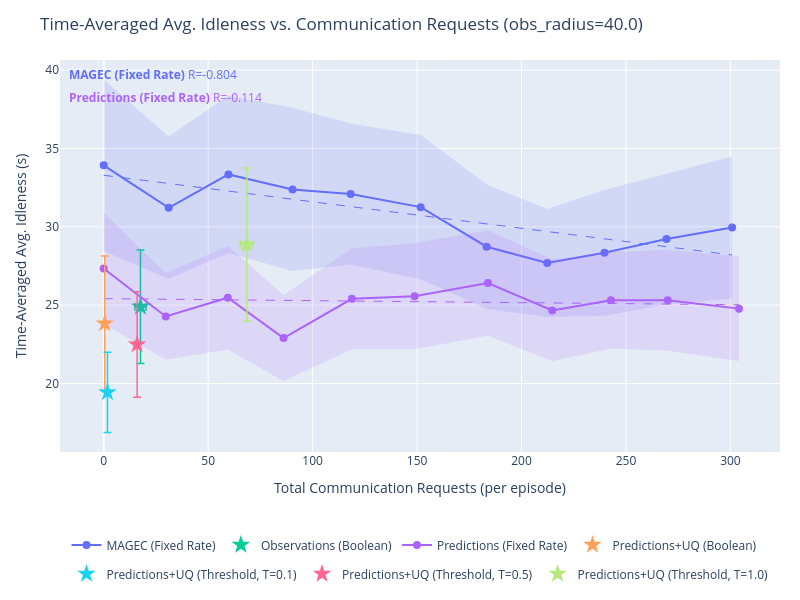

Here is the notebook cell this chart was saved with:
### Markdown cell above
## Idleness vs. Communication

### Code cell
import plotly.graph_objects as go
import plotly.express as px
import numpy as np
from plots import *

# SERIES_TO_PLOT = {"Learned Comms. + Prediction + UQ", "MAGEC"}
SERIES_TO_PLOT = None # Plot all

series_colors = {s: c for s, c in zip(output, px.colors.qualitative.Plotly)}


def get_requests(data):
    """Total communication requests per episode (mean over episodes)."""
    r = np.array(data['communication']['requests_made'][...])
    return float(np.mean(r.reshape(r.shape[0], -1).sum(axis=1)))


def get_requests_std(data):
    """Total communication requests per episode (SEM over episodes)."""
    r = np.array(data['communication']['requests_made'][...])
    per_episode = r.reshape(r.shape[0], -1).sum(axis=1)
    n = len(per_episode)
    return float(np.std(per_episode) / np.sqrt(n))


def get_idleness_mean(data):
    """Time-averaged avg. idleness, mean over episodes."""
    return float(np.mean(data['avg_idleness']))


def get_idleness_std(data):
    """Time-averaged avg. idleness, SEM over episodes."""
    n = len(data['avg_idleness'])
    return float(np.std(data['avg_idleness']) / np.sqrt(n))


for obs_radius in obs_radii:
    # Arbitrarily choose radius 40 for plotting.
    if obs_radius != 40.0:
        continue

    fig = go.Figure()
    r_annotations = []

    for series in output:
        if SERIES_TO_PLOT is not None and series not in SERIES_TO_PLOT:
            continue

        if "Ground Truth" in series:
            continue

        color = series_colors.get(series, '#888888')
        all_exps = list(output[series].keys())

        # Swept experiments: encoded as obs_radius_X_comms_Y
        swept_exps = sorted(
            [e for e in all_exps if f"obs_radius_{obs_radius:.1f}_comms_" in e and "Fixed Rate" in series],
            key=lambda e: float(e.split("_comms_")[1])
        )
        # Fixed (learned comms) experiments: encoded as obs_radius_X only
        fixed_exps = [e for e in all_exps if f"obs_radius_{obs_radius:.1f}" in e and not "Fixed Rate" in series]

        if swept_exps:
            comms_ps = [float(e.split("_comms_")[1]) for e in swept_exps]
            xs = [get_requests(output[series][e]) for e in swept_exps]
            ys = [get_idleness_mean(output[series][e]) for e in swept_exps]
            xs_std = [get_requests_std(output[series][e]) for e in swept_exps]
            ys_std = [get_idleness_std(output[series][e]) for e in swept_exps]

            fig.add_trace(go.Scatter(
                x=xs,
                y=ys,
                mode='lines+markers',
                name=series,
                line=dict(color=color),
                marker=dict(color=color, size=8),
                legendgroup=series,
                # error_x and error_y removed — replaced by shaded band below
                hovertemplate=[
                    f"{series}<br>comms_p={cp:.3f}<br>requests=%{{x:.1f}}<br>idleness=%{{y:.4f}}<extra></extra>"
                    for cp in comms_ps
                ],
            ))

            # SEM shaded band (y-direction)
            y_upper = [y + s for y, s in zip(ys, ys_std)]
            y_lower = [y - s for y, s in zip(ys, ys_std)]
            fig.add_trace(go.Scatter(
                x=xs + xs[::-1],
                y=y_upper + y_lower[::-1],
                fill='toself',
                fillcolor=color,
                line=dict(color='rgba(255,255,255,0)'),
                opacity=0.15,
                legendgroup=series,
                showlegend=False,
                hoverinfo='skip',
            ))

            # OLS trendline
            if len(xs) >= 2:
                x_trend, y_trend, r2 = fit_ols_trendline(xs, ys)
                fig.add_trace(go.Scatter(
                    x=x_trend,
                    y=y_trend,
                    mode='lines',
                    name=f"{series} (fit)",
                    line=dict(color=color, dash='dash', width=1),
                    legendgroup=series,
                    showlegend=False,
                    hoverinfo='skip',
                ))
                r_annotations.append(
                    dict(
                        text=f"<b>{series}</b> R={r2:.3f}",
                        xref='paper', yref='paper',
                        x=0.01,
                        y=0.99 - len(r_annotations) * 0.06,
                        xanchor='left', yanchor='top',
                        showarrow=False,
                        font=dict(color=color, size=12),
                    )
                )

        if fixed_exps:
            xs_f = [get_requests(output[series][e]) for e in fixed_exps]
            ys_f = [get_idleness_mean(output[series][e]) for e in fixed_exps]
            xs_std_f = [get_requests_std(output[series][e]) for e in fixed_exps]
            ys_std_f = [get_idleness_std(output[series][e]) for e in fixed_exps]
            fig.add_trace(go.Scatter(
                x=xs_f,
                y=ys_f,
                mode='markers',
                name=series,
                marker=dict(color=color, size=14, symbol='star'),
                legendgroup=series,
                showlegend=len(swept_exps) == 0,
                error_x=dict(array=xs_std_f, visible=True, color=color, thickness=1.5, width=4),
                error_y=dict(array=ys_std_f, visible=True, color=color, thickness=1.5, width=4),
                hovertemplate=f"{series}<br>requests=%{{x:.1f}}<br>idleness=%{{y:.4f}}<extra></extra>",
            ))

    fig.update_layout(
        title=f"Time-Averaged Avg. Idleness vs. Communication Requests (obs_radius={obs_radius:.1f})",
        xaxis_title="Total Communication Requests (per episode)",
        yaxis_title="Time-Averaged Avg. Idleness (s)",
        height=600,
        width=800,
        hovermode='closest',
        autosize=True,
        margin=dict(l=60, r=20, t=60, b=120),
        legend=dict(orientation='h', yanchor='top', y=-0.2, xanchor='center', x=0.5),
        annotations=r_annotations,
    )
    fig.show()

### Figure 1 — Plotly figure (JSON) as saved in the notebook; plotly's stock layout.template omitted (floating-point values rounded to 4 significant figures; data arrays with more than 128 entries replaced by an {"elided": "..."} marker saying what was removed)
{"data": [{"hovertemplate": ["MAGEC (Fixed Rate)<br>comms_p=0.000<br>requests=%{x:.1f}<br>idleness=%{y:.4f}<extra></extra>", "MAGEC (Fixed Rate)<br>comms_p=0.050<br>requests=%{x:.1f}<br>idleness=%{y:.4f}<extra></extra>", "MAGEC (Fixed Rate)<br>comms_p=0.100<br>requests=%{x:.1f}<br>idleness=%{y:.4f}<extra></extra>", "MAGEC (Fixed Rate)<br>comms_p=0.150<br>requests=%{x:.1f}<br>idleness=%{y:.4f}<extra></extra>", "MAGEC (Fixed Rate)<br>comms_p=0.200<br>requests=%{x:.1f}<br>idleness=%{y:.4f}<extra></extra>", "MAGEC (Fixed Rate)<br>comms_p=0.250<br>requests=%{x:.1f}<br>idleness=%{y:.4f}<extra></extra>", "MAGEC (Fixed Rate)<br>comms_p=0.300<br>requests=%{x:.1f}<br>idleness=%{y:.4f}<extra></extra>", "MAGEC (Fixed Rate)<br>comms_p=0.350<br>requests=%{x:.1f}<br>idleness=%{y:.4f}<extra></extra>", "MAGEC (Fixed Rate)<br>comms_p=0.400<br>requests=%{x:.1f}<br>idleness=%{y:.4f}<extra></extra>", "MAGEC (Fixed Rate)<br>comms_p=0.450<br>requests=%{x:.1f}<br>idleness=%{y:.4f}<extra></extra>", "MAGEC (Fixed Rate)<br>comms_p=0.500<br>requests=%{x:.1f}<br>idleness=%{y:.4f}<extra></extra>"], "legendgroup": "MAGEC (Fixed Rate)", "line": {"color": "#636EFA"}, "marker": {"color": "#636EFA", "size": 8}, "mode": "lines+markers", "name": "MAGEC (Fixed Rate)", "type": "scatter", "x": [0, 31.1, 59.7, 90.4, 118.2, 151.7, 183.3, 212.3, 239.7, 269.4, 300.8], "y": [33.93, 31.21, 33.34, 32.39, 32.1, 31.26, 28.73, 27.69, 28.34, 29.22, 29.96]}, {"fill": "toself", "fillcolor": "#636EFA", "hoverinfo": "skip", "legendgroup": "MAGEC (Fixed Rate)", "line": {"color": "rgba(255,255,255,0)"}, "opacity": 0.15, "showlegend": false, "type": "scatter", "x": [0, 31.1, 59.7, 90.4, 118.2, 151.7, 183.3, 212.3, 239.7, 269.4, 300.8, 300.8, 269.4, 239.7, 212.3, 183.3, 151.7, 118.2, 90.4, 59.7, 31.1, 0], "y": [39.4, 35.76, 38.36, 37.6, 36.6, 35.85, 32.69, 31.14, 32.35, 33.39, 34.48, 25.43, 25.04, 24.33, 24.24, 24.77, 26.66, 27.59, 27.18, 28.33, 26.67, 28.45]}, {"hoverinfo": "skip", "legendgroup": "MAGEC (Fixed Rate)", "line": {"color": "#636EFA", "dash": "dash", "width": 1}, "mode": "lines", "name": "MAGEC (Fixed Rate) (fit)", "showlegend": false, "type": "scatter", "x": {"elided": "200 float values"}, "y": {"elided": "200 float values"}}, {"error_x": {"array": [2.673], "color": "#00CC96", "thickness": 1.5, "visible": true, "width": 4}, "error_y": {"array": [3.626], "color": "#00CC96", "thickness": 1.5, "visible": true, "width": 4}, "hovertemplate": "Observations (Boolean)<br>requests=%{x:.1f}<br>idleness=%{y:.4f}<extra></extra>", "legendgroup": "Observations (Boolean)", "marker": {"color": "#00CC96", "size": 14, "symbol": "star"}, "mode": "markers", "name": "Observations (Boolean)", "showlegend": true, "type": "scatter", "x": [17.6], "y": [24.89]}, {"hovertemplate": ["Predictions (Fixed Rate)<br>comms_p=0.000<br>requests=%{x:.1f}<br>idleness=%{y:.4f}<extra></extra>", "Predictions (Fixed Rate)<br>comms_p=0.050<br>requests=%{x:.1f}<br>idleness=%{y:.4f}<extra></extra>", "Predictions (Fixed Rate)<br>comms_p=0.100<br>requests=%{x:.1f}<br>idleness=%{y:.4f}<extra></extra>", "Predictions (Fixed Rate)<br>comms_p=0.150<br>requests=%{x:.1f}<br>idleness=%{y:.4f}<extra></extra>", "Predictions (Fixed Rate)<br>comms_p=0.200<br>requests=%{x:.1f}<br>idleness=%{y:.4f}<extra></extra>", "Predictions (Fixed Rate)<br>comms_p=0.250<br>requests=%{x:.1f}<br>idleness=%{y:.4f}<extra></extra>", "Predictions (Fixed Rate)<br>comms_p=0.300<br>requests=%{x:.1f}<br>idleness=%{y:.4f}<extra></extra>", "Predictions (Fixed Rate)<br>comms_p=0.350<br>requests=%{x:.1f}<br>idleness=%{y:.4f}<extra></extra>", "Predictions (Fixed Rate)<br>comms_p=0.400<br>requests=%{x:.1f}<br>idleness=%{y:.4f}<extra></extra>", "Predictions (Fixed Rate)<br>comms_p=0.450<br>requests=%{x:.1f}<br>idleness=%{y:.4f}<extra></extra>", "Predictions (Fixed Rate)<br>comms_p=0.500<br>requests=%{x:.1f}<br>idleness=%{y:.4f}<extra></extra>"], "legendgroup": "Predictions (Fixed Rate)", "line": {"color": "#AB63FA"}, "marker": {"color": "#AB63FA", "size": 8}, "mode": "lines+markers", "name": "Predictions (Fixed Rate)", "type": "scatter", "x": [0, 29.7, 59.4, 86.1, 118.8, 148.8, 183.9, 214.7, 242.8, 270, 304.1], "y": [27.34, 24.28, 25.48, 22.9, 25.4, 25.57, 26.42, 24.66, 25.32, 25.31, 24.78]}, {"fill": "toself", "fillcolor": "#AB63FA", "hoverinfo": "skip", "legendgroup": "Predictions (Fixed Rate)", "line": {"color": "rgba(255,255,255,0)"}, "opacity": 0.15, "showlegend": false, "type": "scatter", "x": [0, 29.7, 59.4, 86.1, 118.8, 148.8, 183.9, 214.7, 242.8, 270, 304.1, 304.1, 270, 242.8, 214.7, 183.9, 148.8, 118.8, 86.1, 59.4, 29.7, 0], "y": [30.89, 27.04, 28.78, 25.65, 28.63, 28.96, 29.79, 27.91, 28.39, 28.52, 28.12, 21.43, 22.09, 22.24, 21.41, 23.05, 22.19, 22.18, 20.15, 22.17, 21.51, 23.79]}, {"hoverinfo": "skip", "legendgroup": "Predictions (Fixed Rate)", "line": {"color": "#AB63FA", "dash": "dash", "width": 1}, "mode": "lines", "name": "Predictions (Fixed Rate) (fit)", "showlegend": false, "type": "scatter", "x": {"elided": "200 float values"}, "y": {"elided": "200 float values"}}, {"error_x": {"array": [0.2121], "color": "#FFA15A", "thickness": 1.5, "visible": true, "width": 4}, "error_y": {"array": [4.309], "color": "#FFA15A", "thickness": 1.5, "visible": true, "width": 4}, "hovertemplate": "Predictions+UQ (Boolean)<br>requests=%{x:.1f}<br>idleness=%{y:.4f}<extra></extra>", "legendgroup": "Predictions+UQ (Boolean)", "marker": {"color": "#FFA15A", "size": 14, "symbol": "star"}, "mode": "markers", "name": "Predictions+UQ (Boolean)", "showlegend": true, "type": "scatter", "x": [0.5], "y": [23.83]}, {"error_x": {"array": [0.3098], "color": "#19D3F3", "thickness": 1.5, "visible": true, "width": 4}, "error_y": {"array": [2.555], "color": "#19D3F3", "thickness": 1.5, "visible": true, "width": 4}, "hovertemplate": "Predictions+UQ (Threshold, T=0.1)<br>requests=%{x:.1f}<br>idleness=%{y:.4f}<extra></extra>", "legendgroup": "Predictions+UQ (Threshold, T=0.1)", "marker": {"color": "#19D3F3", "size": 14, "symbol": "star"}, "mode": "markers", "name": "Predictions+UQ (Threshold, T=0.1)", "showlegend": true, "type": "scatter", "x": [1.8], "y": [19.43]}, {"error_x": {"array": [0.9899], "color": "#FF6692", "thickness": 1.5, "visible": true, "width": 4}, "error_y": {"array": [3.366], "color": "#FF6692", "thickness": 1.5, "visible": true, "width": 4}, "hovertemplate": "Predictions+UQ (Threshold, T=0.5)<br>requests=%{x:.1f}<br>idleness=%{y:.4f}<extra></extra>", "legendgroup": "Predictions+UQ (Threshold, T=0.5)", "marker": {"color": "#FF6692", "size": 14, "symbol": "star"}, "mode": "markers", "name": "Predictions+UQ (Threshold, T=0.5)", "showlegend": true, "type": "scatter", "x": [16], "y": [22.48]}, {"error_x": {"array": [3.06], "color": "#B6E880", "thickness": 1.5, "visible": true, "width": 4}, "error_y": {"array": [4.888], "color": "#B6E880", "thickness": 1.5, "visible": true, "width": 4}, "hovertemplate": "Predictions+UQ (Threshold, T=1.0)<br>requests=%{x:.1f}<br>idleness=%{y:.4f}<extra></extra>", "legendgroup": "Predictions+UQ (Threshold, T=1.0)", "marker": {"color": "#B6E880", "size": 14, "symbol": "star"}, "mode": "markers", "name": "Predictions+UQ (Threshold, T=1.0)", "showlegend": true, "type": "scatter", "x": [68.5], "y": [28.87]}], "layout": {"annotations": [{"font": {"color": "#636EFA", "size": 12}, "showarrow": false, "text": "<b>MAGEC (Fixed Rate)</b> R=-0.804", "x": 0.01, "xanchor": "left", "xref": "paper", "y": 0.99, "yanchor": "top", "yref": "paper"}, {"font": {"color": "#AB63FA", "size": 12}, "showarrow": false, "text": "<b>Predictions (Fixed Rate)</b> R=-0.114", "x": 0.01, "xanchor": "left", "xref": "paper", "y": 0.93, "yanchor": "top", "yref": "paper"}], "autosize": true, "height": 600, "hovermode": "closest", "legend": {"orientation": "h", "x": 0.5, "xanchor": "center", "y": -0.2, "yanchor": "top"}, "margin": {"b": 120, "l": 60, "r": 20, "t": 60}, "title": {"text": "Time-Averaged Avg. Idleness vs. Communication Requests (obs_radius=40.0)"}, "width": 800, "xaxis": {"title": {"text": "Total Communication Requests (per episode)"}}, "yaxis": {"title": {"text": "Time-Averaged Avg. Idleness (s)"}}}}
